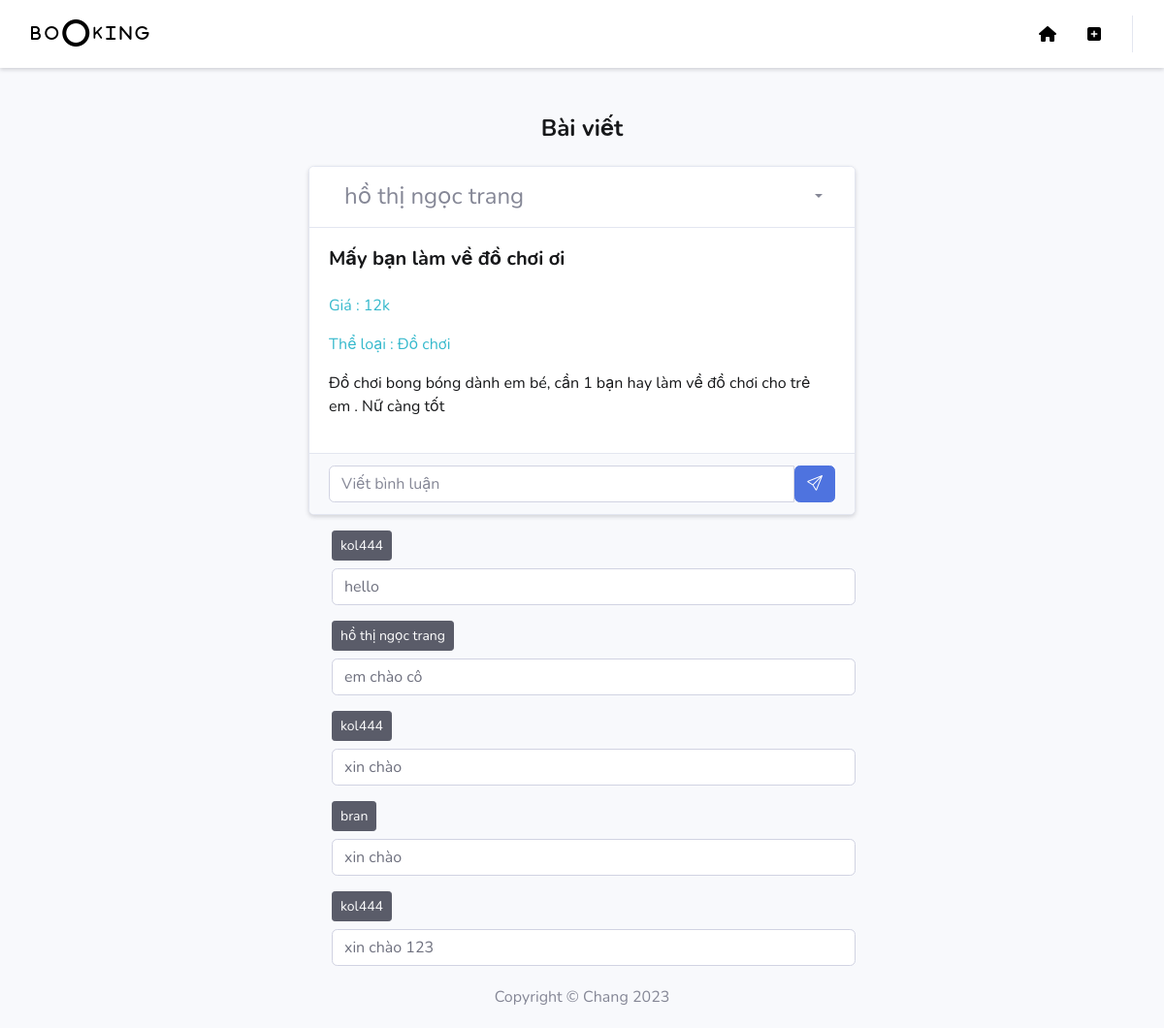
The page /pages/brand/Comment.php?id_post=4 on the database its author committed.
### tables this page shows
CREATE TABLE `tbl_post` (
  `id` int(11) NOT NULL,
  `id_user` int(11) NOT NULL,
  `fullname` varchar(50) NOT NULL,
  `title` varchar(255) NOT NULL,
  `content` text NOT NULL,
  `type` varchar(50) NOT NULL,
  `money` varchar(50) NOT NULL,
  `create_at` datetime NOT NULL
);

CREATE TABLE `tbl_comment` (
  `id` int(11) NOT NULL,
  `id_post` int(11) NOT NULL,
  `id_user` int(11) NOT NULL,
  `fullname` varchar(50) NOT NULL,
  `comment` varchar(500) NOT NULL,
  `update_at` datetime NOT NULL
);

### include/init.php (called while the page is built, shortened)
<?php
require_once("database.php");
require_once ('Functions.php');
$db = new DB();
?>

### include/database.php (called while the page is built, shortened)
<?php
class DB
{
    private $hostname = DB_HOST ? DB_HOST : "localhost",
            $username = DB_USER ? DB_USER : "",
            $password = DB_PASS ? DB_PASS : "",
            $dbname   = DB_NAME ? DB_NAME : "";
    public $cn = NULL;
    public function connect()
    {
        $this->cn = mysqli_connect($this->hostname, $this->username, $this->password, $this->dbname);
    }
    public function num_rows($sql = null)
    {
        if ($this->cn)
        {
            $query = mysqli_query($this->cn, $sql);
            if ($query)
            {
                $row = mysqli_num_rows($query);
                return $row;
            }
        }
    }
    public function fetch_assoc($sql = null, $type = 0)
    {
        if ($this->cn)
        {
            $query = mysqli_query($this->cn, $sql);
            if ($query)
            {
                if ($type == 0)
                {
                    while ($row = mysqli_fetch_assoc($query))
                    {
                        $data[] = $row;
                    }
                    return $data;
                }
                else if ($type == 1)
                {
                    $data = mysqli_fetch_assoc($query);
                    return $data;
                }
            }
        }
    }
    public function set_char($uni)
    {
        if ($this->cn)
        {
            mysqli_set_charset($this->cn, $uni);
        }
    }
    public function  escape_string($str){
        return  mysqli_real_escape_string($this->cn, $str);
    }
}
?>

### include/Functions.php (called while the page is built, shortened)
<?php
function check_input($str, $db){
   return htmlspecialchars($db->escape_string(strip_tags(trim($str))));
}

### pages/brand/Comment.php (the view, shortened to what this page needs)
<?php
require_once('./../../include/init.php');
include ('../brand/layout/header.php')
?>
<div class="row">
            <div class="col-md-3">
            </div>
            <div class="col-md-6">
            <?php
        if(isset($_GET['id_post'])){
        $id_post = check_input($_GET['id_post'], $db);
        $query_run =  $db->num_rows("SELECT * FROM tbl_post WHERE id = '$id_post'");
        if ($query_run > 0 ) {
        $sql = "SELECT * FROM tbl_post WHERE id = $id_post";
        $post = $db->fetch_assoc($sql, 1);
            ?>
            <h4 class='mt-5 text-center text-dark '><b>Bài viết</b></h4>
                <div class="card bg-white boder-light shadow-sm  mt-4" >
                    <div class="card-header bg-white">
                        <div class="d-flex justify-content-between align-items-center">
                            <div class="d-flex justify-content-between align-items-center">
                                <div class="ml-2">
                                    <div class="h4 m-0" id = "" value ="<?php echo $post['fullname']; ?>"><?php echo $post['fullname']; ?> </div>
                                </div>
                            </div>
                            <div>
                                <div class="dropdown">
                                    <button class="btn dropdown-toggle" type="button" id="gedf-drop1" data-toggle="dropdown" aria-haspopup="true" aria-expanded="false" >
                                    </button>
                                </div>
                            </div>
                        </div>
                    </div>
                    <div class="card-body">
                            <h5 class="card-title text-dark"><b><?php echo $post['title']; ?></b></h5>
                            <p class="card-text text-info mt-4">Giá :
                            <?php echo $post['money'];?>
                            </p>
                            <p class="card-text text-info">Thể loại :
                            <?php echo $post['type']; ?>
                            </p>
                            <p class="card-text text-dark">
                            <?php echo $post['content']; ?>
                            </p>
                    </div>
                    <div class="card-footer">
                    <form id="commentForm">
                        <div class="input-group">
                            <input type="text" class="form-control" id="comment" placeholder="Viết bình luận">
                            <button type="button" class="btn btn-primary" id="submit"><i class="bi bi-send"></i></button>
                        </div>
                    </form>
                </div>
                </div>
                <?php
      }else
      {
        echo "<h4> Không tìm thấy id hoạt động </h4>";
      };
}
?>
  <?php
        if(isset($_GET['id_post'])){
        $id_post = check_input($_GET['id_post'], $db);
        $query_run =  $db->num_rows("SELECT * FROM tbl_comment WHERE id_post = '$id_post'");
        if ($query_run > 0 ) {
        $sql = "SELECT * FROM tbl_comment WHERE  id_post = '$id_post'";
        foreach($db->fetch_assoc($sql, ) as $comment){
        ?>
                    <div class ="content" id="content">
                    <div class="ml-4">
                            <button type="button" placeholder = "tên" class="btn btn-dark btn-sm mt-3 mr-3 mb-2" id="submit"><?php echo $comment['fullname']; ?></button>
                            <input type="text" class="form-control" id="comment" placeholder="Nội dung đã bình luận" value="<?php echo $comment['comment']; ?>" readonly>
                        </div>
                    </div>
                    <?php }  } };
                    ?>
            </div>
            <div class="col-md-3"></div>
        </div>
<?php
include ('../brand/layout/footer.php');
?>

### pages/brand/layout/header.php (shortened to what this page needs)
<!DOCTYPE html>
<html lang="en">
<head>
    <link href="https://cdnjs.cloudflare.com/ajax/libs/font-awesome/6.0.0-beta3/css/all.min.css" rel="stylesheet">
    <link href="/assets/css/sb-admin-2.css" rel="stylesheet">
    <link rel="stylesheet" href="https://cdn.jsdelivr.net/npm/bootstrap-icons@1.10.5/font/bootstrap-icons.css">
    <link href='https://cdn.jsdelivr.net/npm/froala-editor@latest/css/froala_editor.pkgd.min.css' rel='stylesheet' type='text/css' />
</head>
<body id="page-top">
    <div id="wrapper">
        <div id="content-wrapper" class="d-flex flex-column">
            <div id="content">
                <nav class="navbar navbar-expand navbar-light bg-white topbar mb-0 static-top shadow-sm">
                <a class="sidebar-brand d-flex align-items-center justify-content-center" style = "color: #fff;" href="/brand/page">
                    <div class="sidebar-brand-text mx-3 mr-5">
                        <i class="fa-solid fa-b"  style="color: #000;"></i>
                        <i class="fa-solid fa-o" style="color: #000;"></i>
                        <i class="fa-solid fa-o fa-2xl" style="color: #000;" ></i>
                        <i class="fa-solid fa-k fa-sm" style="color: #000;"></i>
                        <i class="fa-solid fa-i" style="color: #000;"></i>
                        <i class="fa-solid fa-n" style="color: #000;"></i>
                        <i class="fa-solid fa-g" style="color: #000;"></i>
                        </div>
                </a>
                    <ul class="navbar-nav ml-auto">
                        <li class="nav-item dropdown no-arrow mx-1">
                            <a class="nav-link dropdown-toggle" href="/brand/page" id="alertsDropdown" role="button"
                                data-toggle="" aria-haspopup="true" aria-expanded="false">
                                <i class="fa-solid fa-house" style="color: #000000;"></i>
                            </a>
                        </li>
                        <li class="nav-item dropdown no-arrow mx-1">
                            <a class="nav-link dropdown-toggle" href="/brand/post" id="messagesDropdown" role="button"
                                data-toggle="" aria-haspopup="true" aria-expanded="false">
                                <i class="fa-solid fa-square-plus" style="color: #000000;"></i>
                            </a>
                        </li>
                    </ul>
                </nav>
          <div class="container-fluid">

### pages/brand/layout/footer.php (shortened to what this page needs)
</div>
<footer style="padding: 20px; text-align: center;  bottom: 0; width: 100%;">
  <div class="container my-auto">
    <div class="copyright text-center my-auto">
      <span>Copyright &copy; Chang 2023</span>
    </div>
  </div>
</footer>
        </div>
    </div>

### rows shown on the page
tbl_post: fullname "hồ thị ngọc trang", title "Mấy bạn làm về đồ chơi ơi", money "12k", type "Đồ chơi", content "Đồ chơi bong bóng dành em bé, cần 1 bạn hay làm về đồ chơi cho trẻ em . Nữ càng tốt"
tbl_comment: fullname "kol444", comment "hello"
tbl_comment: fullname "hồ thị ngọc trang", comment "em chào cô"
tbl_comment: fullname "kol444", comment "xin chào"
tbl_comment: fullname "bran", comment "xin chào"
tbl_comment: fullname "kol444", comment "xin chào 123"
